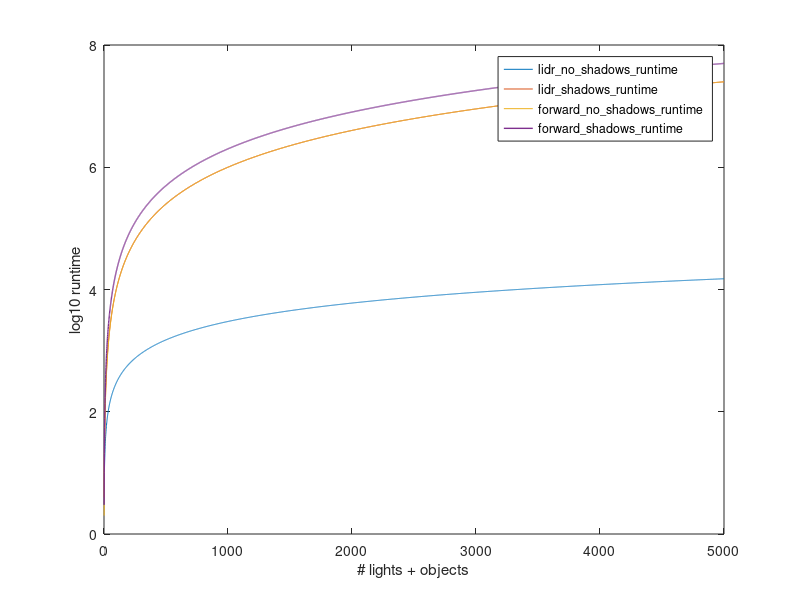

MATLAB code for this plot:
x=0:5000;
y_lidr = log10(3*x);
y_lidr_shadows = log10(3*x + x.^2);
y_forward_noshadows = log10(x+ x.^2);
y_forward_shadows = log10(x+ x.^2 + x.^2);


figure;
plot(x, y_lidr, x, y_lidr_shadows, x, y_forward_noshadows, x, y_forward_shadows, 'LineWidth', 1);
legend('lidr\_no\_shadows\_runtime', 'lidr\_shadows\_runtime', 'forward\_no\_shadows\_runtime', 'forward\_shadows\_runtime');
ylabel('log10 runtime');
xlabel('# lights + objects');